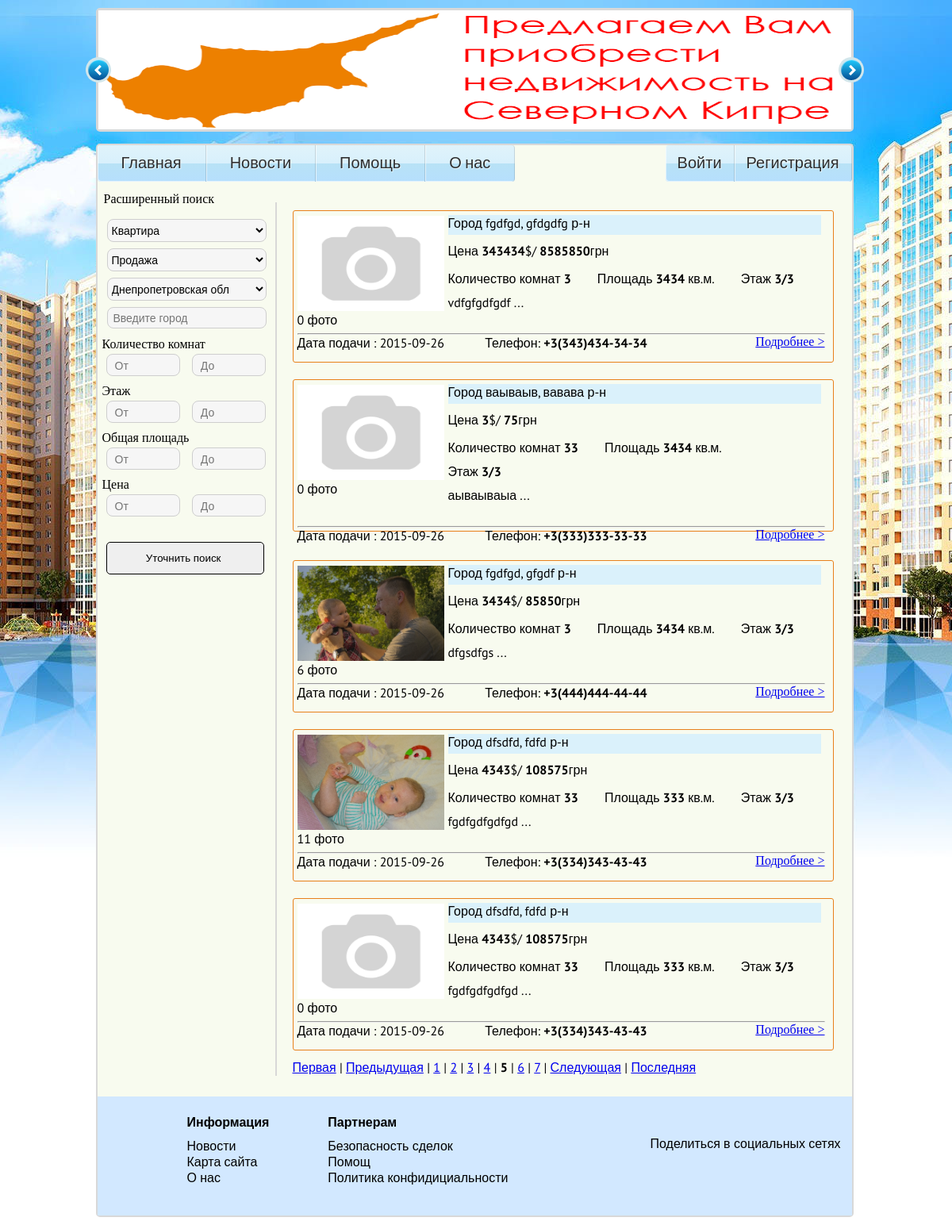
/vuvod.php?page=5&property_Type=1, run on the app's committed database.
### tables this page shows
CREATE TABLE IF NOT EXISTS `order` (
  `id_order` int(6) NOT NULL AUTO_INCREMENT,
  `order_status` int(2) NOT NULL,
  `order_view` int(2) NOT NULL,
  `area` int(3) NOT NULL,
  `property_Type` int(2) NOT NULL,
  `show` int(2) NOT NULL,
  `city` varchar(100) NOT NULL,
  `district` varchar(100) NOT NULL,
  `street` varchar(100) NOT NULL,
  `rooms` int(2) NOT NULL,
  `floor` int(2) NOT NULL,
  `all_floor` int(2) NOT NULL,
  `general` int(4) NOT NULL,
  `type_wall` varchar(100) NOT NULL,
  `description` text NOT NULL,
  `price` int(6) NOT NULL,
  `Username` varchar(100) NOT NULL,
  `user_login` varchar(100) NOT NULL,
  `phone` varchar(100) NOT NULL,
  `datatime_order` int(10) NOT NULL,
  PRIMARY KEY (`id_order`)
);

CREATE TABLE IF NOT EXISTS `img` (
  `id` int(5) NOT NULL AUTO_INCREMENT,
  `img_order` int(5) NOT NULL,
  `image` varchar(255) NOT NULL,
  `user_login` varchar(255) NOT NULL,
  PRIMARY KEY (`id`)
);

### vuvod.php (the view, shortened to what this page needs)
<?php include_once "bd_connect.php";
      include_once "check.php";
?>
<html Doctype>
<head>
  <link href="/css/style.css" rel="stylesheet">
 </head>
<body>
  <div class="content">
    <div class="rotator" id="rotator1"></div>
    <div style="clear: both; height: 1px"></div>
    <div class="centr">
      <div id="fancyNav">
           <ul class="fancyNav">
            <li><a href="index.php" ><span>Главная</span></a></li>
            <li><a href="news.php"><span>Новости</span></a></li>
            <li><a href="help.php"><span>Помощь</span></a></li>
            <li><a href="about_us.php"><span>О нас</span></a></li>
           </ul>
       </div>
        <div class="fancy">
            <ul class="fancyNav2">
                <li id="login"><?php echo $msg_log; ?></li>
                <li id="regist"><?php echo $msg_reg; ?></li>
            </ul>
        </div>
        <div style="clear: both; height: 1px"></div>
  <div class="demo_block_left">
    <p class="poisk_nazva"> Расширенный поиск  </p>
       <form id="loginform" name="form" action="vuvod.php" accept-charset="utf-8" method="GET" >
             <ul>
               <li>
                  <select class="" name='property_Type' >
                    <option value="1"> Квартира  </option>
                  </select>
               </li>
               <li>
                  <select class="" name='order_view' >
                    <option value="1"> Продажа </option>
                  </select>
               </li>
               <li>
                  <select class="" name='area' >
                    <option value="1"> Днепропетровская обл</option>
                  </select>
               </li>
               <li>
                  <input class="name_siti_input" placeholder="Введите город " value="" name="city">
               </li>
               <li>
                  <p class="name_poisk_filter">Количество комнат</p>
                  <input class="block_input" placeholder="От" value="" name="min_rooms"> <input class="block_input" placeholder="До" value="" name="max_rooms">
               </li>
    <?php  if($_GET['property_Type']==1) { ?>
               <li>
                  <p class="name_poisk_filter">Этаж</p>
                  <input class="block_input" placeholder="От" value="" name="min_floor"> <input class="block_input" placeholder="До" value="" name="max_floor">
               </li>
          <?php } ?>
                <li>
                  <p class="name_poisk_filter">Общая площадь</p>
                  <input class="block_input" placeholder="От" value="" name="min_general"> <input class="block_input" placeholder="До" value="" name="max_general">
               </li>
                <li>
                  <p class="name_poisk_filter">Цена</p>
                  <input class="block_input" placeholder="От" value="" name="min_price"> <input class="block_input" placeholder="До" value="" name="max_price">
               </li>
               <li>
                  <input class="submit_poisk_left" type="submit" name="filter" value="Уточнить поиск " >
               </li>
            </ul>
       </form>
       <div style="clear: both; height: 1px"></div>
    </div>
<div class="demo_block_right">
 <?php
    $where=!empty($_GET['property_Type']) ? '  `property_Type` = "' . $_GET['property_Type'] . '"' : '';
    $where.=!empty($_GET['order_view'])  ? ' AND `order_view` = "' . $_GET['order_view'] . '"' : '';
    $where.= !empty($_GET['area']) ? ' AND `area` = "' . $_GET['area'] . '"' : '';
    $where.= !empty($_GET['city']) ? ' AND `city` LIKE "' . $_GET['city'].'%"' : '';
    $where.= !empty($_GET['min_rooms']) ? ' AND `rooms` >= "' . $_GET['min_rooms'] . '"' : '';
    $where.= !empty($_GET['max_rooms']) ? ' AND `rooms` <= "' . $_GET['max_rooms'] . '"' : '';
    $where.= !empty($_GET['min_floor']) ? ' AND `floor` >= "' . $_GET['min_floor'] . '"' : '';
    $where.= !empty($_GET['max_floor']) ? ' AND `floor` <= "' . $_GET['max_floor'] . '"' : '';
    $where.= !empty($_GET['min_general']) ? ' AND `general` >= "' . $_GET['min_general'] . '"' : '';
    $where.= !empty($_GET['max_general']) ? ' AND `general` <= "' . $_GET['max_general'] . '"' : '';
    $where.= !empty($_GET['min_price']) ? ' AND `price` >= "' . $_GET['min_price'] . '"' : '';
    $where.= !empty($_GET['max_price']) ? ' AND `price` <= "' . $_GET['max_price'] . '"' : '';
$where0 = ' WHERE ' . ltrim( $where);
  $num = 5;
  if (isset($_GET['page'])) {
  $page = $_GET['page'];
  }
  $str77 = "SELECT COUNT(*) FROM `order` $where0";
  $sql77 = mysqli_query($connect, $str77);
  $res77 = mysqli_fetch_array($sql77);
  $temp=$res77["COUNT(*)"];
  $posts = $temp;
  $total = (($posts - 1) / $num) + 1;
  $total =  intval($total);
  if (isset($page)) {
  $page = intval($page);
  }
  $start = $page * $num - $num;
if(!empty($where)){
    $where1 = ' WHERE ' . ltrim( $where);
    $query = "SELECT  SUBSTRING(`description`, 1, 110) AS `description`, city, district, price, rooms, general, floor, datatime_order, phone, id_order, all_floor,property_Type,order_view FROM  `order` $where1 LIMIT $start, $num ";
    $result = mysqli_query($connect, $query);
    if(!empty($result)) {
   while($res= mysqli_fetch_array($result)) {
 ?>
<div class="vuvod_filtr_blok">
  <div class="result_poisk">
   <div class="img_mini">
    <?php
          $ig=$res['id_order'];
        $quer1 ="SELECT image FROM `img` WHERE img_order='$ig' LIMIT 1" ;
        $result1 = mysqli_query($connect, $quer1);
         if($res1 = mysqli_fetch_array($result1)){
                            ?>
                            <img src="/gallery/<?php echo $res1['image'];?>"width="185" height="120"  class="poisk_photo" alt="foto"/>
                            <?php ;}
                                 else{?>
                                  <img src="/gallery/no-image.png" width="185" height="120"  class="poisk_photo" alt="foto"/>
                                 <?php ;} ?>
          <div class="count_photo">
        <?php
            $str3 = "SELECT COUNT(*) FROM `img` WHERE img_order='$ig'";
            $sql6 = mysqli_query($connect, $str3);
            $res2 = mysqli_fetch_array($sql6);
            echo $res2["COUNT(*)"];
        ?> фото
      </div>
      <div style="clear: both; height: 1px"></div>
     </div>
      <div class="region">
       Город <?php echo $res['city']; ?>, <?php echo $res['district']; ?> р-н
     </div>
     <div class="price_result">
        Цена <b><?php echo $res['price']; ?></b>$/ <b><?php  $usdkurs=$res['price']*25; echo $usdkurs; ?></b>грн
     </div>
      <div class="info_rooms_div">
     <ul class="info_rooms">
       <li> Количество комнат <b><?php echo $res['rooms']; ?></b></li>
       <li>Площадь <b><?php echo $res['general']; ?></b> кв.м.</li>
       <li>Этаж <b><?php echo $res['floor']; ?>/<?php echo $res['all_floor']; ?></b> </li>
     </ul>
     <div class="info_opisanie">
        <?php echo   $res['description']; ?> ...
     </div>
  </div>
   <div style="clear: both; height: 1px"></div>
   <hr>
    <div class="infvuvod_footer_div">
     <ul class="infvuvod_footer">
       <li>Дата подачи : <?php echo  date('Y-m-d', $res['datatime_order']); ?>&nbsp;&nbsp;&nbsp;&nbsp;&nbsp;&nbsp;</li>
      <li>&nbsp;&nbsp;&nbsp;&nbsp;&nbsp;&nbsp;Телефон: <b><?php echo $res['phone']; ?></b></li>
     </ul>
      </div>
     <div class="podrobno"> <a href="pokaz.php?id_order=<?php echo $res['id_order'];?>&property_Type=<?php echo $res['property_Type'];?>&order_view=<?php echo $res['order_view'];?> ">Подробнее > </a></div>
    <div style="clear: both; height: 1px"></div>
</div>
</div>
  <div style="clear: both; height: 1px"></div>
  <?php } }
  else {
    ?><div class="er"><?php
   echo "Нет условий вывода по данному запросу, попробуйте ввести другие условия поиска";?>
   </div><?php
 }
  ?>
  <?php
if (!empty($_GET['property_Type'])){
	$property_Type=$_GET['property_Type'];
	$afte="property_Type=".$property_Type;
}
if ($page != 1) $pervpage = '<a href=vuvod.php?page=1&'.$afte.'>Первая</a> | <a href=vuvod.php?page='. ($page - 1) .'&'.$afte.'>Предыдущая</a> | ';
if ($page != $total) $nextpage = ' | <a href=vuvod.php?page='.($page + 1).'&'.$afte.'>Следующая</a> | <a href=vuvod.php?page=' .$total.'&'.$afte. '>Последняя</a>';
if($page - 4 > 0) $page4left = ' <a href=vuvod.php?page='. ($page - 4) .'&'.$afte.'>'. ($page - 4) .'</a> | ';
if($page - 3 > 0) $page3left = ' <a href=vuvod.php?page='. ($page - 3) .'&'.$afte.'>'. ($page - 3) .'</a> | ';
if($page - 2 > 0) $page2left = ' <a href=vuvod.php?page='. ($page - 2) .'&'.$afte.'>'. ($page - 2) .'</a> | ';
if($page - 1 > 0) $page1left = '<a href=vuvod.php?page='. ($page - 1) .'&'.$afte.'>'. ($page - 1) .'</a> | ';
if($page + 2 <= $total) $page2right = ' | <a href=vuvod.php?page='. ($page + 2) .'&'.$afte.'>'. ($page + 2) .'</a>';
if($page + 1 <= $total) $page1right = ' | <a href=vuvod.php?page='. ($page + 1) .'&'.$afte.'>'. ($page + 1) .'</a>';
if ($total > 1)
{
echo $pervpage.$page5left.$page4left.$page3left.$page2left.$page1left.'<b>'.$page.'</b>'.$page1right.$page2right.$page3right.$page4right.$page5right.$nextpage;
}
?>
<?php }   ?>
     <div style="clear: both; height: 1px"></div>
</div>
<div style="clear: both; height: 1px"></div>
 <footer>
            <ul class="spisok_footer">
              <li ><h3>Информация </h3></li>
              <li><a href="/news">Новости</a> </li>
              <li> <a href="">Карта сайта</a></li>
              <li> <a href="/about_us">О нас </a></li>
            </ul>
            <ul class="spisok_footer">
              <li ><h3>Партнерам  </h3></li>
              <li><a href="">Безопасность сделок</a> </li>
              <li> <a href="/help">Помощ </a></li>
              <li> <a href="">Политика конфидициальности </a></li>
            </ul>
            <div class="soc">
               <p>Поделиться в социальных сетях</p>
              <div class="share42init"></div>
            </div>
           </footer>
</div>
                 </body>
                     </html>

### data on the page
order: COUNT "0", city "fgdfgd", district "gfdgdfg", price "343434", price "8585850", rooms "3", general "3434", floor "3", all_floor "3", description "vdfgfgdfgdf", datatime_order "2015-09-26", phone "+3(343)434-34-34"
order: COUNT "0", city "ваываыв", district "вавава", price "3", price "75", rooms "33", general "3434", floor "3", all_floor "3", description "аываываыа", datatime_order "2015-09-26", phone "+3(333)333-33-33"
order: img.image (picture), COUNT "6", city "fgdfgd", district "gfgdf", price "3434", price "85850", rooms "3", general "3434", floor "3", all_floor "3", description "dfgsdfgs", datatime_order "2015-09-26", phone "+3(444)444-44-44"
order: img.image (picture), COUNT "11", city "dfsdfd", district "fdfd", price "4343", price "108575", rooms "33", general "333", floor "3", all_floor "3", description "fgdfgdfgdfgd", datatime_order "2015-09-26", phone "+3(334)343-43-43"
order: COUNT "0", city "dfsdfd", district "fdfd", price "4343", price "108575", rooms "33", general "333", floor "3", all_floor "3", description "fgdfgdfgdfgd", datatime_order "2015-09-26", phone "+3(334)343-43-43"

### other printed values
$page - 4 "1"
$page - 3 "2"
$page - 2 "3"
$page - 1 "4"
$page "5"
$page + 1 "6"
$page + 2 "7"
